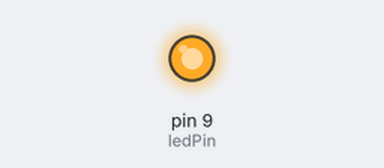
The sketch below on a simulated Arduino Uno, built with avr-gcc and run on an emulated ATmega328P. Parts: output pins drawn as LEDs (lit = HIGH).

Above: at 0.1 s.
At 9.1 s:
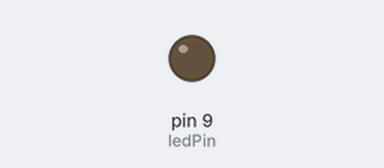
Timing chart, 0 to 10.6 s (numbered marks = the images above):
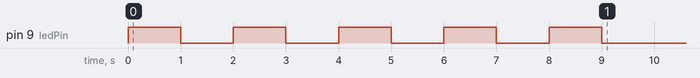

The sketch:

Aufgabe1.ino
```cpp
// Pin, an dem die LED angeschlossen ist
int ledPin = 9;

void setup() {
  // Initialisierung des LED-Pins als Ausgang
  pinMode(ledPin, OUTPUT);

  // 5 Mal blinken lassen
  blinkLED(5, 1000);  // 5 Blinks, mit einer Pause von 1000ms zwischen Ein/Aus
}

void loop() {
  // Hier bleibt es leer, da wir die LED nur einmal blinken lassen wollen
}

// Funktion, um die LED x Mal blinken zu lassen
void blinkLED(int numberOfBlinks, int delayTime) {
  for (int i = 0; i < numberOfBlinks; i++) {
    digitalWrite(ledPin, HIGH);  // LED einschalten
    delay(delayTime);            // Warten
    digitalWrite(ledPin, LOW);   // LED ausschalten
    delay(delayTime);            // Warten
  }
}
```
